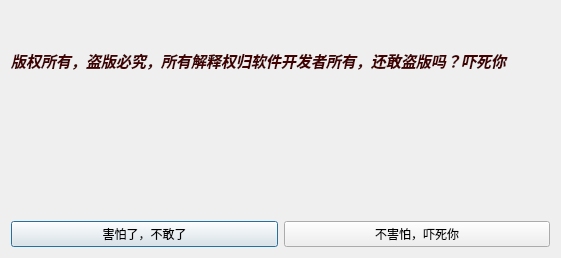
<?xml version="1.0" encoding="UTF-8"?>
<ui version="4.0">
 <class>about</class>
 <widget class="QDialog" name="about">
  <property name="geometry">
   <rect>
    <x>0</x>
    <y>0</y>
    <width>561</width>
    <height>258</height>
   </rect>
  </property>
  <property name="windowTitle">
   <string>Dialog</string>
  </property>
  <layout class="QVBoxLayout" name="verticalLayout_2">
   <item>
    <layout class="QVBoxLayout" name="verticalLayout">
     <item>
      <widget class="QLabel" name="label">
       <property name="text">
        <string>&lt;html&gt;&lt;head/&gt;&lt;body&gt;&lt;p&gt;&lt;span style=&quot; font-size:11pt; font-weight:600; font-style:italic; color:#430000;&quot;&gt;版权所有，盗版必究，所有解释权归软件开发者所有，还敢盗版吗？吓死你&lt;/span&gt;&lt;/p&gt;&lt;/body&gt;&lt;/html&gt;</string>
       </property>
      </widget>
     </item>
     <item>
      <widget class="QLabel" name="movielabel">
       <property name="text">
        <string/>
       </property>
      </widget>
     </item>
     <item>
      <layout class="QHBoxLayout" name="horizontalLayout">
       <item>
        <widget class="QPushButton" name="stop">
         <property name="text">
          <string>害怕了，不敢了</string>
         </property>
        </widget>
       </item>
       <item>
        <widget class="QPushButton" name="start">
         <property name="text">
          <string>不害怕，吓死你</string>
         </property>
        </widget>
       </item>
      </layout>
     </item>
    </layout>
   </item>
  </layout>
 </widget>
 <resources/>
 <connections/>
</ui>
